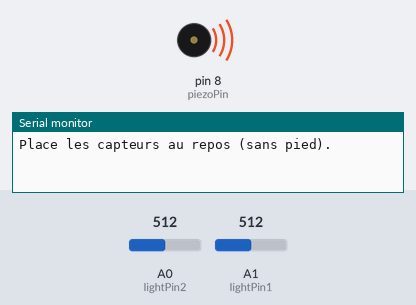
Simulated run of this sketch. Board: Arduino Uno, built with avr-gcc and run on an emulated ATmega328P. Parts: buzzer (waves = sounding, pin HIGH), the last lines printed to the serial monitor. The inputs (shaded band) are chosen by the test bench; at power-on: A0 (lightPin2) = 512, A1 (lightPin1) = 512.

Above: at 0.1 s.
At 4.9 s:
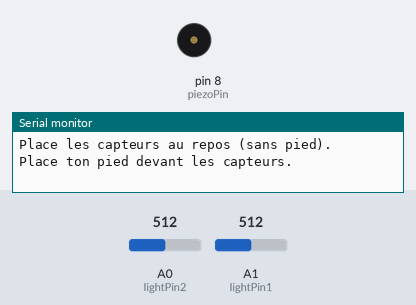
Timing chart, 0 to 6.4 s (numbered marks = the images above):
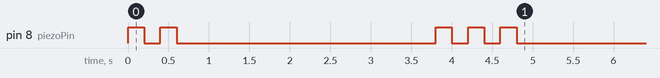

The sketch:

rudder.ino
```cpp
// Définition des broches des capteurs et du piézo
const int lightPin1 = A1;  // Capteur 1 pour palonnier gauche/droit
const int lightPin2 = A0;  // Capteur 2 pour palonnier avant/arrière
const int piezoPin = 8;    // Broche du piézo

// Variables de calibration
int reposValue1 = 0;  // Valeur "repos" du capteur 1
int reposValue2 = 0;  // Valeur "repos" du capteur 2
int piedValue1 = 0;   // Valeur "avec pied" du capteur 1
int piedValue2 = 0;   // Valeur "avec pied" du capteur 2

// Variables pour stocker les valeurs mappées des axes
int axis1 = 0;  // Palonnier gauche/droit
int axis2 = 0;  // Palonnier avant/arrière

void setup() {
  Serial.begin(9600);  // Initialiser la communication série
  pinMode(piezoPin, OUTPUT);  // Configurer la broche du piézo comme sortie

  // Phase de calibration
  calibrate();

  // Afficher les valeurs calibrées
  Serial.println("Calibration terminée !");
  Serial.print("Repos capteur 1 : ");
  Serial.println(reposValue1);
  Serial.print("Avec pied capteur 1 : ");
  Serial.println(piedValue1);
  Serial.print("Repos capteur 2 : ");
  Serial.println(reposValue2);
  Serial.print("Avec pied capteur 2 : ");
  Serial.println(piedValue2);
}

void loop() {
  // Lire les valeurs des capteurs
  int lightValue1 = analogRead(lightPin1);
  int lightValue2 = analogRead(lightPin2);

  // Mapper les valeurs en fonction des données calibrées
  axis1 = map(lightValue1, reposValue1, piedValue1, -100, 100);
  axis2 = map(lightValue2, reposValue2, piedValue2, -100, 100);

  // Limiter les valeurs pour éviter les dépassements
  axis1 = constrain(axis1, -100, 100);
  axis2 = constrain(axis2, -100, 100);

  // Afficher les valeurs sur le moniteur série
  Serial.print(axis1);
  Serial.print(",");
  Serial.println(axis2);
  delay(50);  // Petit délai pour éviter de saturer le moniteur
}

// Fonction de calibration
void calibrate() {
  // Calibration "repos" (sans pied)
  Serial.println("Place les capteurs au repos (sans pied).");
  bip(2);  // Bip sonore pour indiquer l'étape
  delay(3000);  // Attendre 3 secondes

  reposValue1 = analogRead(lightPin1);
  reposValue2 = analogRead(lightPin2);

  // Calibration "avec pied"
  Serial.println("Place ton pied devant les capteurs.");
  bip(3);  // Bip sonore pour indiquer la deuxième étape
  delay(3000);  // Attendre 3 secondes

  piedValue1 = analogRead(lightPin1);
  piedValue2 = analogRead(lightPin2);
}

// Fonction pour faire un bip avec le piézo
void bip(int nbBips) {
  for (int i = 0; i < nbBips; i++) {
    digitalWrite(piezoPin, HIGH);
    delay(200);
    digitalWrite(piezoPin, LOW);
    delay(200);
  }
}
```
